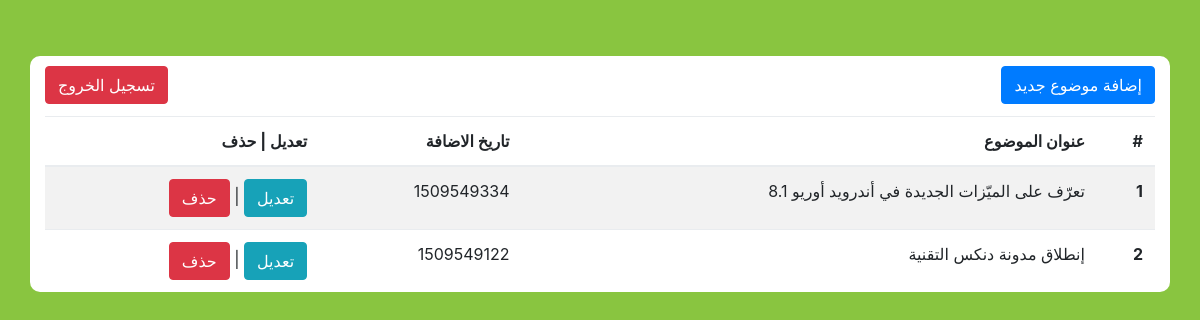
Page /admin/dashboard.php (signed in) on the committed database.
### tables this page shows
CREATE TABLE `posts` (
  `id` int(11) NOT NULL,
  `title` varchar(255) NOT NULL,
  `content` text NOT NULL,
  `date` int(11) NOT NULL,
  `image` varchar(255) NOT NULL
);

### functions.php (called while the page is built, shortened)
<?php
require 'connection.php';
	class Post {
		public function get_allposts(){
			global $connect;
			$sql = "SELECT * FROM posts ORDER BY id DESC";
			$stmt = $connect->prepare($sql);
			$stmt->execute();
			return $stmt->fetchAll();
		}
	}

### admin/dashboard.php (the view, shortened to what this page needs)
<?php
	include 'headeradmin.php';
	require '../functions.php';
	if(isset($_SESSION['login_email'])){
		$post = new Post;
  		$posts = $post->get_allposts();
?>
<body id="body-loign">
	<div class="container container-login container-dashboard">
	<div id="header-btn">
		<a id="header-btn-out" href="logout.php" class="btn btn-danger">تسجيل الخروج</a>
		<a id="header-btn-in" href="addpost.php" class="btn btn-primary">إضافة موضوع جديد</a>
	</div>
	<table class="table table-striped" dir="rtl">
		  <thead>
		    <tr>
		      <th>#</th>
		      <th>عنوان الموضوع</th>
		      <th>تاريخ الاضافة</th>
		      <th>تعديل | حذف</th>
		    </tr>
		  </thead>
		  <tbody>
		    <?php
		    	$id = 1;
		    	foreach($posts as $post) {
		    		echo "
							<tr>
		      					<th scope=\"row\">" . $id++ . "</th>
		      					<td>" . $post['title'] . "</td>
		     					<td>" . $post['date'] . "</td>
		      					<td>
		      						<a href=\"addpost.php?box=edit&id=" . $post['id'] . "\" class=\"btn btn-info\">تعديل</a> |
		      						<a href=\"dashboard.php?box=delete&id=" . $post['id'] . " \" class=\"btn btn-danger\">حذف</a>
		      					</td>
		    				</tr>
		    		";
		    	}
		    ?>
		  </tbody>
		</table>
	</div>
</body>
<?php
	}else
	 {
		header("Location: login.php");
	}
?>

### css/blog-home.css (style rules this page uses)
body { padding-top: 54px; }
@media (min-width: 992px) { body { padding-top: 56px; } }

### css/style.css (style rules this page uses)
.container-login { background-color: #fff; text-align: center; border-radius: 10px 10px 10px 10px ; }
#body-loign { background-color: #89c540; }
th { text-align: right; }
.container-dashboard { text-align: right; }
#header-btn { position: relative; height: 60px; padding-top: 10px; }
#header-btn-out { position: absolute; left: 0; }
#header-btn-in { position: absolute; right: 0; }

### rows in the picture
posts: title "تعرّف على الميّزات الجديدة في أندرويد أوريو 8.1", date "1509549334"
posts: title "إنطلاق مدونة دنكس التقنية", date "1509549122"
